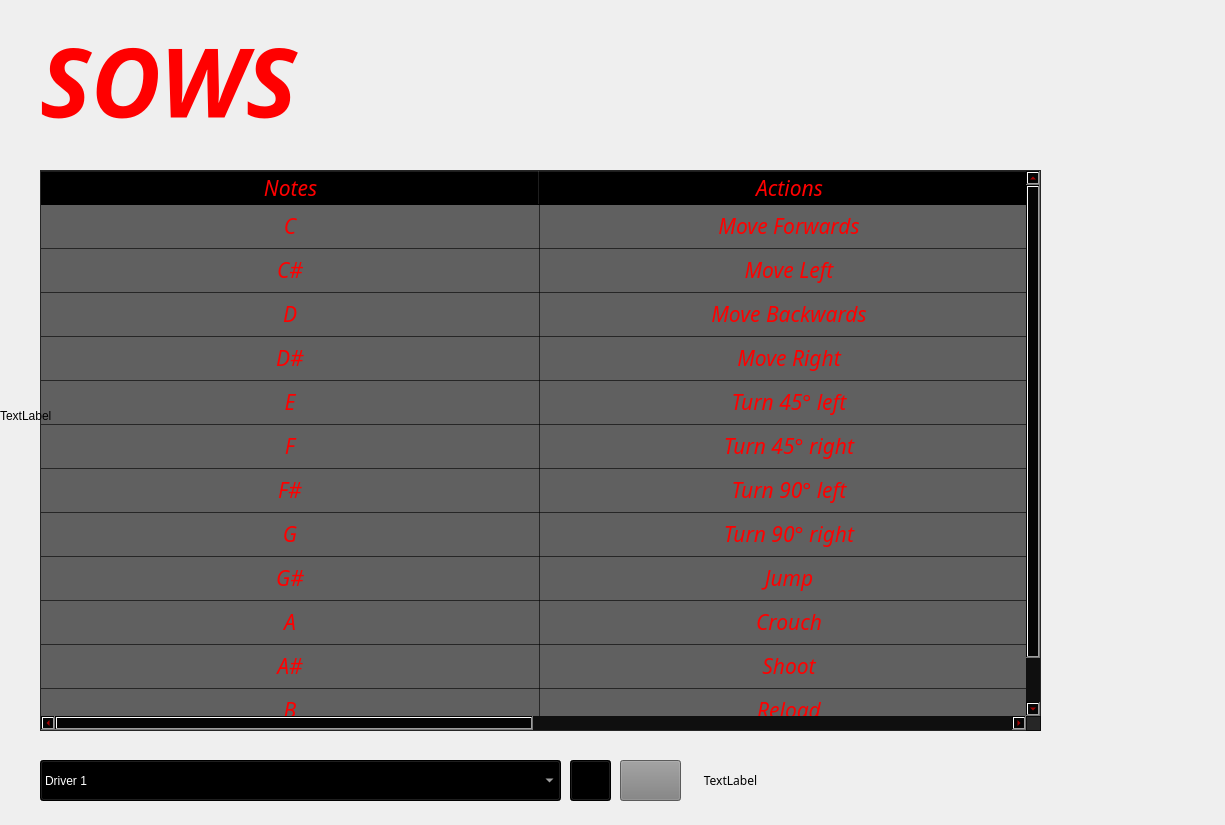
<?xml version="1.0" encoding="UTF-8"?>
<ui version="4.0">
 <class>MainWindow</class>
 <widget class="QMainWindow" name="MainWindow">
  <property name="geometry">
   <rect>
    <x>0</x>
    <y>0</y>
    <width>1225</width>
    <height>825</height>
   </rect>
  </property>
  <property name="windowTitle">
   <string>MainWindow</string>
  </property>
  <widget class="QWidget" name="centralwidget">
   <widget class="QComboBox" name="comboBox">
    <property name="geometry">
     <rect>
      <x>40</x>
      <y>760</y>
      <width>521</width>
      <height>41</height>
     </rect>
    </property>
    <property name="styleSheet">
     <string notr="true">background-color: black;
color: white;
selection-background-color: black;</string>
    </property>
    <property name="currentText">
     <string>Driver 1</string>
    </property>
    <property name="maxCount">
     <number>2147483645</number>
    </property>
    <property name="iconSize">
     <size>
      <width>16</width>
      <height>16</height>
     </size>
    </property>
    <item>
     <property name="text">
      <string>Driver 1</string>
     </property>
    </item>
    <item>
     <property name="text">
      <string>Driver 2</string>
     </property>
    </item>
    <item>
     <property name="text">
      <string>Driver 3</string>
     </property>
    </item>
    <item>
     <property name="text">
      <string>Driver 4</string>
     </property>
    </item>
    <item>
     <property name="text">
      <string>Driver 5</string>
     </property>
    </item>
   </widget>
   <widget class="QPushButton" name="pushButton">
    <property name="geometry">
     <rect>
      <x>620</x>
      <y>760</y>
      <width>61</width>
      <height>41</height>
     </rect>
    </property>
    <property name="styleSheet">
     <string notr="true">background-color: grey;</string>
    </property>
    <property name="text">
     <string/>
    </property>
    <property name="icon">
     <iconset theme="Dark">
      <normaloff>tune.png</normaloff>tune.png</iconset>
    </property>
    <property name="iconSize">
     <size>
      <width>32</width>
      <height>30</height>
     </size>
    </property>
   </widget>
   <widget class="QPushButton" name="pushButton_2">
    <property name="geometry">
     <rect>
      <x>570</x>
      <y>760</y>
      <width>41</width>
      <height>41</height>
     </rect>
    </property>
    <property name="styleSheet">
     <string notr="true">background-color: black;</string>
    </property>
    <property name="text">
     <string/>
    </property>
    <property name="icon">
     <iconset>
      <normaloff>no_signal.png</normaloff>no_signal.png</iconset>
    </property>
    <property name="iconSize">
     <size>
      <width>32</width>
      <height>20</height>
     </size>
    </property>
   </widget>
   <widget class="QTableWidget" name="tableWidget">
    <property name="geometry">
     <rect>
      <x>40</x>
      <y>170</y>
      <width>1001</width>
      <height>561</height>
     </rect>
    </property>
    <property name="font">
     <font>
      <family>Montserrat</family>
      <pointsize>16</pointsize>
      <weight>50</weight>
      <italic>true</italic>
      <bold>false</bold>
     </font>
    </property>
    <property name="styleSheet">
     <string notr="true">background-color: rgba(0, 0, 0, 0.6);
color: red;
</string>
    </property>
    <property name="showGrid">
     <bool>true</bool>
    </property>
    <attribute name="horizontalHeaderVisible">
     <bool>true</bool>
    </attribute>
    <attribute name="horizontalHeaderCascadingSectionResizes">
     <bool>false</bool>
    </attribute>
    <attribute name="horizontalHeaderMinimumSectionSize">
     <number>48</number>
    </attribute>
    <attribute name="horizontalHeaderDefaultSectionSize">
     <number>499</number>
    </attribute>
    <attribute name="horizontalHeaderHighlightSections">
     <bool>true</bool>
    </attribute>
    <attribute name="verticalHeaderVisible">
     <bool>false</bool>
    </attribute>
    <attribute name="verticalHeaderMinimumSectionSize">
     <number>32</number>
    </attribute>
    <attribute name="verticalHeaderDefaultSectionSize">
     <number>44</number>
    </attribute>
    <row>
     <property name="text">
      <string>1</string>
     </property>
    </row>
    <row>
     <property name="text">
      <string>2</string>
     </property>
    </row>
    <row>
     <property name="text">
      <string>3</string>
     </property>
    </row>
    <row>
     <property name="text">
      <string>4</string>
     </property>
    </row>
    <row>
     <property name="text">
      <string>5</string>
     </property>
    </row>
    <row>
     <property name="text">
      <string>6</string>
     </property>
    </row>
    <row>
     <property name="text">
      <string>7</string>
     </property>
    </row>
    <row>
     <property name="text">
      <string>8</string>
     </property>
    </row>
    <row>
     <property name="text">
      <string>9</string>
     </property>
    </row>
    <row>
     <property name="text">
      <string>10</string>
     </property>
    </row>
    <row>
     <property name="text">
      <string>11</string>
     </property>
    </row>
    <row>
     <property name="text">
      <string>12</string>
     </property>
    </row>
    <column>
     <property name="text">
      <string>Notes</string>
     </property>
     <property name="font">
      <font>
       <kerning>true</kerning>
      </font>
     </property>
     <property name="textAlignment">
      <set>AlignCenter</set>
     </property>
    </column>
    <column>
     <property name="text">
      <string>Actions</string>
     </property>
    </column>
    <item row="0" column="0">
     <property name="text">
      <string>C</string>
     </property>
     <property name="textAlignment">
      <set>AlignCenter</set>
     </property>
    </item>
    <item row="0" column="1">
     <property name="text">
      <string>Move Forwards</string>
     </property>
     <property name="textAlignment">
      <set>AlignCenter</set>
     </property>
    </item>
    <item row="1" column="0">
     <property name="text">
      <string>C#</string>
     </property>
     <property name="textAlignment">
      <set>AlignCenter</set>
     </property>
    </item>
    <item row="1" column="1">
     <property name="text">
      <string>Move Left</string>
     </property>
     <property name="textAlignment">
      <set>AlignCenter</set>
     </property>
    </item>
    <item row="2" column="0">
     <property name="text">
      <string>D</string>
     </property>
     <property name="textAlignment">
      <set>AlignCenter</set>
     </property>
    </item>
    <item row="2" column="1">
     <property name="text">
      <string>Move Backwards</string>
     </property>
     <property name="textAlignment">
      <set>AlignCenter</set>
     </property>
    </item>
    <item row="3" column="0">
     <property name="text">
      <string>D#</string>
     </property>
     <property name="textAlignment">
      <set>AlignCenter</set>
     </property>
    </item>
    <item row="3" column="1">
     <property name="text">
      <string>Move Right</string>
     </property>
     <property name="textAlignment">
      <set>AlignCenter</set>
     </property>
    </item>
    <item row="4" column="0">
     <property name="text">
      <string>E</string>
     </property>
     <property name="textAlignment">
      <set>AlignCenter</set>
     </property>
    </item>
    <item row="4" column="1">
     <property name="text">
      <string>Turn 45° left</string>
     </property>
     <property name="textAlignment">
      <set>AlignCenter</set>
     </property>
    </item>
    <item row="5" column="0">
     <property name="text">
      <string>F</string>
     </property>
     <property name="textAlignment">
      <set>AlignCenter</set>
     </property>
    </item>
    <item row="5" column="1">
     <property name="text">
      <string>Turn 45° right</string>
     </property>
     <property name="textAlignment">
      <set>AlignCenter</set>
     </property>
    </item>
    <item row="6" column="0">
     <property name="text">
      <string>F#</string>
     </property>
     <property name="textAlignment">
      <set>AlignCenter</set>
     </property>
    </item>
    <item row="6" column="1">
     <property name="text">
      <string>Turn 90° left</string>
     </property>
     <property name="textAlignment">
      <set>AlignCenter</set>
     </property>
    </item>
    <item row="7" column="0">
     <property name="text">
      <string>G</string>
     </property>
     <property name="textAlignment">
      <set>AlignCenter</set>
     </property>
    </item>
    <item row="7" column="1">
     <property name="text">
      <string>Turn 90° right</string>
     </property>
     <property name="textAlignment">
      <set>AlignCenter</set>
     </property>
    </item>
    <item row="8" column="0">
     <property name="text">
      <string>G#</string>
     </property>
     <property name="textAlignment">
      <set>AlignCenter</set>
     </property>
    </item>
    <item row="8" column="1">
     <property name="text">
      <string>Jump</string>
     </property>
     <property name="textAlignment">
      <set>AlignCenter</set>
     </property>
    </item>
    <item row="9" column="0">
     <property name="text">
      <string>A</string>
     </property>
     <property name="textAlignment">
      <set>AlignCenter</set>
     </property>
    </item>
    <item row="9" column="1">
     <property name="text">
      <string>Crouch</string>
     </property>
     <property name="textAlignment">
      <set>AlignCenter</set>
     </property>
    </item>
    <item row="10" column="0">
     <property name="text">
      <string>A#</string>
     </property>
     <property name="textAlignment">
      <set>AlignCenter</set>
     </property>
    </item>
    <item row="10" column="1">
     <property name="text">
      <string>Shoot</string>
     </property>
     <property name="textAlignment">
      <set>AlignCenter</set>
     </property>
    </item>
    <item row="11" column="0">
     <property name="text">
      <string>B</string>
     </property>
     <property name="textAlignment">
      <set>AlignCenter</set>
     </property>
    </item>
    <item row="11" column="1">
     <property name="text">
      <string>Reload</string>
     </property>
     <property name="textAlignment">
      <set>AlignCenter</set>
     </property>
    </item>
   </widget>
   <widget class="QLabel" name="label">
    <property name="geometry">
     <rect>
      <x>0</x>
      <y>0</y>
      <width>1231</width>
      <height>831</height>
     </rect>
    </property>
    <property name="minimumSize">
     <size>
      <width>0</width>
      <height>0</height>
     </size>
    </property>
    <property name="styleSheet">
     <string notr="true">background-image: url(background.jpg);
background-repeat: no-repeat;
background-size: contain;
</string>
    </property>
    <property name="text">
     <string>TextLabel</string>
    </property>
   </widget>
   <widget class="QLabel" name="label_2">
    <property name="geometry">
     <rect>
      <x>40</x>
      <y>20</y>
      <width>711</width>
      <height>121</height>
     </rect>
    </property>
    <property name="font">
     <font>
      <family>Vladimir Script</family>
      <pointsize>72</pointsize>
      <weight>75</weight>
      <italic>true</italic>
      <bold>true</bold>
     </font>
    </property>
    <property name="styleSheet">
     <string notr="true">color: red;</string>
    </property>
    <property name="text">
     <string>SOWS</string>
    </property>
   </widget>
   <widget class="QLabel" name="label_3">
    <property name="geometry">
     <rect>
      <x>690</x>
      <y>760</y>
      <width>81</width>
      <height>41</height>
     </rect>
    </property>
    <property name="font">
     <font>
      <family>Montserrat</family>
     </font>
    </property>
    <property name="text">
     <string>TextLabel</string>
    </property>
    <property name="alignment">
     <set>Qt::AlignCenter</set>
    </property>
   </widget>
   <zorder>label</zorder>
   <zorder>comboBox</zorder>
   <zorder>pushButton</zorder>
   <zorder>pushButton_2</zorder>
   <zorder>tableWidget</zorder>
   <zorder>label_2</zorder>
   <zorder>label_3</zorder>
  </widget>
 </widget>
 <resources/>
 <connections/>
</ui>
